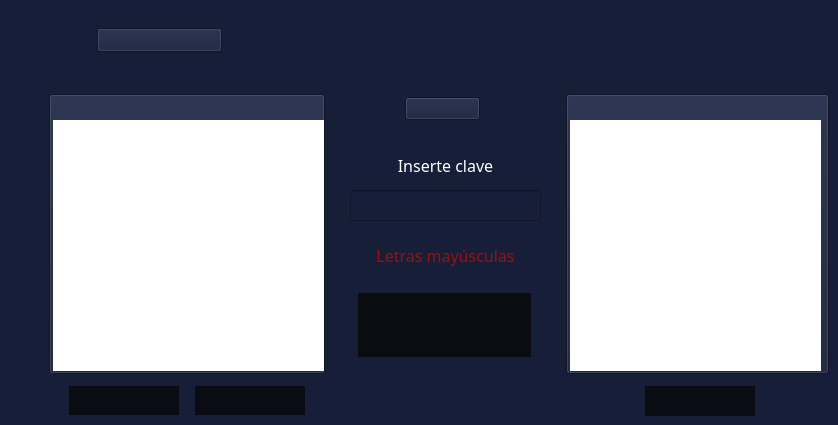
          <widget class="QWidget" name="clTransposicion">
           <property name="styleSheet">
            <string notr="true">*{
	background-color: rgb(22,30,56);
}
QToolButton{
	color: rgb(255,255,255);
	background:rgb(10,12,18);
	border:none;
}
QToolButton:hover{
	background:rgb(33,38,52);
	border:none;
}
QTextEdit{
	background:rgb(255,255,255);
	border:none;
}
QLineEdit{
	color:rgb(255, 255, 255)
}</string>
           </property>
           <widget class="QPushButton" name="pushButton_11">
            <property name="geometry">
             <rect>
              <x>97</x>
              <y>28</y>
              <width>125</width>
              <height>24</height>
             </rect>
            </property>
            <property name="text">
             <string/>
            </property>
            <property name="icon">
             <iconset>
              <normaloff>src/titulos/Transposicion.png</normaloff>src/titulos/Transposicion.png</iconset>
            </property>
            <property name="iconSize">
             <size>
              <width>125</width>
              <height>24</height>
             </size>
            </property>
           </widget>
           <widget class="QPushButton" name="pushButton_36">
            <property name="geometry">
             <rect>
              <x>49</x>
              <y>94</y>
              <width>276</width>
              <height>280</height>
             </rect>
            </property>
            <property name="text">
             <string/>
            </property>
            <property name="icon">
             <iconset>
              <normaloff>src/textoDeseado.png</normaloff>src/textoDeseado.png</iconset>
            </property>
            <property name="iconSize">
             <size>
              <width>276</width>
              <height>280</height>
             </size>
            </property>
           </widget>
           <widget class="QTextEdit" name="transTextoOriginal">
            <property name="geometry">
             <rect>
              <x>53</x>
              <y>120</y>
              <width>271</width>
              <height>251</height>
             </rect>
            </property>
           </widget>
           <widget class="QToolButton" name="transCifrar">
            <property name="geometry">
             <rect>
              <x>69</x>
              <y>386</y>
              <width>110</width>
              <height>29</height>
             </rect>
            </property>
            <property name="cursor">
             <cursorShape>PointingHandCursor</cursorShape>
            </property>
            <property name="text">
             <string/>
            </property>
            <property name="icon">
             <iconset>
              <normaloff>src/BotonesGral/Cifrar.png</normaloff>src/BotonesGral/Cifrar.png</iconset>
            </property>
            <property name="iconSize">
             <size>
              <width>110</width>
              <height>29</height>
             </size>
            </property>
           </widget>
           <widget class="QToolButton" name="transDescifrar">
            <property name="geometry">
             <rect>
              <x>195</x>
              <y>386</y>
              <width>110</width>
              <height>29</height>
             </rect>
            </property>
            <property name="cursor">
             <cursorShape>PointingHandCursor</cursorShape>
            </property>
            <property name="text">
             <string/>
            </property>
            <property name="icon">
             <iconset>
              <normaloff>src/BotonesGral/Descifrar.png</normaloff>src/BotonesGral/Descifrar.png</iconset>
            </property>
            <property name="iconSize">
             <size>
              <width>110</width>
              <height>29</height>
             </size>
            </property>
           </widget>
           <widget class="QPushButton" name="pushButton_37">
            <property name="geometry">
             <rect>
              <x>405</x>
              <y>97</y>
              <width>75</width>
              <height>23</height>
             </rect>
            </property>
            <property name="text">
             <string/>
            </property>
            <property name="icon">
             <iconset>
              <normaloff>src/BotonesGral/Clave.png</normaloff>src/BotonesGral/Clave.png</iconset>
            </property>
            <property name="iconSize">
             <size>
              <width>44</width>
              <height>18</height>
             </size>
            </property>
           </widget>
           <widget class="QPushButton" name="pushButton_38">
            <property name="geometry">
             <rect>
              <x>566</x>
              <y>94</y>
              <width>263</width>
              <height>280</height>
             </rect>
            </property>
            <property name="text">
             <string/>
            </property>
            <property name="icon">
             <iconset>
              <normaloff>src/textoObtenido.png</normaloff>src/textoObtenido.png</iconset>
            </property>
            <property name="iconSize">
             <size>
              <width>263</width>
              <height>280</height>
             </size>
            </property>
           </widget>
           <widget class="QToolButton" name="transGenerar">
            <property name="geometry">
             <rect>
              <x>358</x>
              <y>293</y>
              <width>173</width>
              <height>64</height>
             </rect>
            </property>
            <property name="cursor">
             <cursorShape>PointingHandCursor</cursorShape>
            </property>
            <property name="text">
             <string/>
            </property>
            <property name="icon">
             <iconset>
              <normaloff>src/BotonesGral/Generar  Clave.png</normaloff>src/BotonesGral/Generar  Clave.png</iconset>
            </property>
            <property name="iconSize">
             <size>
              <width>173</width>
              <height>64</height>
             </size>
            </property>
           </widget>
           <widget class="QToolButton" name="transCopiar">
            <property name="geometry">
             <rect>
              <x>645</x>
              <y>386</y>
              <width>110</width>
              <height>30</height>
             </rect>
            </property>
            <property name="cursor">
             <cursorShape>PointingHandCursor</cursorShape>
            </property>
            <property name="text">
             <string/>
            </property>
            <property name="icon">
             <iconset>
              <normaloff>src/BotonesGral/Copiar.png</normaloff>src/BotonesGral/Copiar.png</iconset>
            </property>
            <property name="iconSize">
             <size>
              <width>110</width>
              <height>30</height>
             </size>
            </property>
           </widget>
           <widget class="QTextEdit" name="transTextoResult">
            <property name="geometry">
             <rect>
              <x>570</x>
              <y>120</y>
              <width>251</width>
              <height>251</height>
             </rect>
            </property>
           </widget>
           <widget class="QLineEdit" name="transClave">
            <property name="geometry">
             <rect>
              <x>350</x>
              <y>190</y>
              <width>191</width>
              <height>31</height>
             </rect>
            </property>
            <property name="font">
             <font>
              <family>Bahnschrift</family>
              <pointsize>12</pointsize>
             </font>
            </property>
            <property name="alignment">
             <set>Qt::AlignCenter</set>
            </property>
           </widget>
           <widget class="QLabel" name="label_9">
            <property name="geometry">
             <rect>
              <x>335</x>
              <y>150</y>
              <width>221</width>
              <height>31</height>
             </rect>
            </property>
            <property name="font">
             <font>
              <family>Bahnschrift</family>
              <pointsize>12</pointsize>
             </font>
            </property>
            <property name="styleSheet">
             <string notr="true">color:white</string>
            </property>
            <property name="text">
             <string>Inserte clave</string>
            </property>
            <property name="alignment">
             <set>Qt::AlignCenter</set>
            </property>
           </widget>
           <widget class="QLabel" name="label_10">
            <property name="geometry">
             <rect>
              <x>325</x>
              <y>240</y>
              <width>241</width>
              <height>31</height>
             </rect>
            </property>
            <property name="font">
             <font>
              <family>Bahnschrift</family>
              <pointsize>12</pointsize>
             </font>
            </property>
            <property name="styleSheet">
             <string notr="true">color:rgb(152, 18, 13)</string>
            </property>
            <property name="text">
             <string>Letras mayúsculas</string>
            </property>
            <property name="alignment">
             <set>Qt::AlignCenter</set>
            </property>
           </widget>
          </widget>
